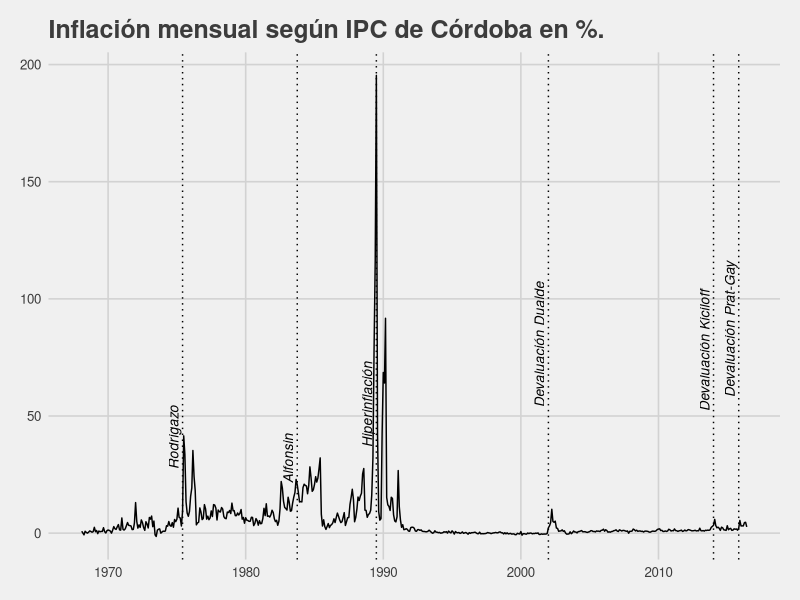
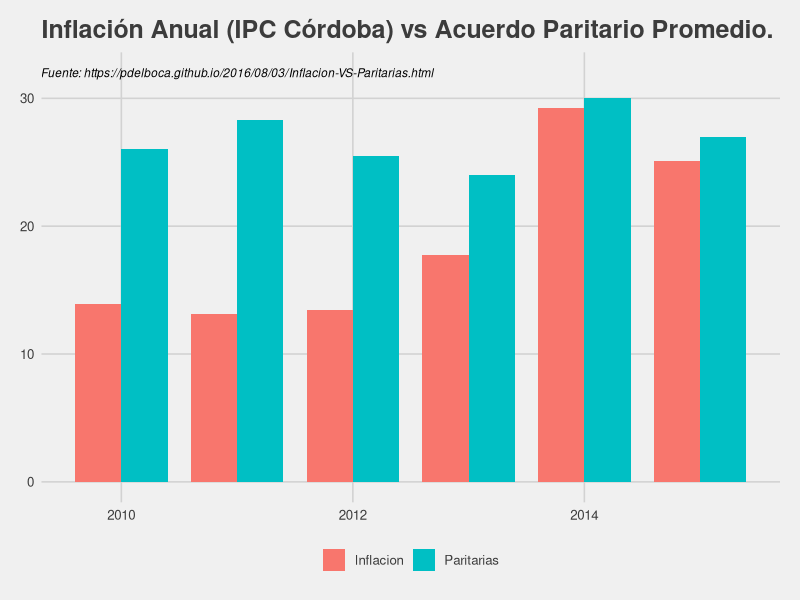

Write R code to recreate these figures, in order.
## ---- chunk 1
knitr::opts_chunk$set(echo = TRUE)
library(ggplot2)
library(ggthemes)
library(lubridate)
library(dplyr)
## ---- chunk 2
# http://estadistica.cba.gov.ar/Publicaciones/InformesEcon%C3%B3micos/tabid/896/language/es-AR/Default.aspx
df <- read.csv('../../static/data/inflacion-vs-paritarias/ipc_cordoba_acumulado.csv', stringsAsFactors = FALSE)
df$variacion <- gsub(',','.',df$variacion)
df$variacion <- as.numeric(df$variacion) * 100
df$variacion <- round(df$variacion, 2)
df$mes <- ymd(df$mes)
df$metrica <- "Inflación"
## ---- chunk 3
mes <- c('1975-06-01','1983-10-01', '1989-07-01', '2002-01-01', '2014-01-01', "2015-11-01")
label <- c("Rodrigazo", "Alfonsin", "Hiperinflación", "Devaluación Dualde", "Devaluación Kiciloff", "Devaluación Prat-Gay")
eventos <- data.frame(mes=ymd(mes), label=label)

ggplot(df, aes(x=mes,y=variacion)) + 
  geom_line() +
  ggtitle("Inflación mensual según IPC de Córdoba en %.") +
  geom_vline(xintercept=as.numeric(eventos$mes), linetype=3) +
  geom_text(data=eventos,mapping=aes(x=mes, y=0, label=label),
            angle=90, vjust=-0.4, hjust=-1, size=3.5, fontface='italic')+
  theme_fivethirtyeight()
## ---- chunk 4
paritarias <- data.frame()
# http://www.ambito.com/diario/533729-en-paritarias-promedio-de-aumentos-alcanzo-el-26
paritarias <- rbind(paritarias, c(2010, 26))
# http://www.iprofesional.com/notas/118935-paritarias-en-2011-los-aumentos-ascendieron-a-283-en-promedio-
paritarias <- rbind(paritarias, c(2011, 28.3))
# http://www.ambito.com/diario/640796-alivio-las-paritarias-cierran-con-24-de-tope
paritarias <- rbind(paritarias, c(2012, 25.5))
# http://www.elciudadanoweb.com/el-numero-clave-de-las-paritarias-2013-es-el-24/
paritarias <- rbind(paritarias, c(2013,24))
# http://www.diaadia.com.ar/cordoba/mayoria-gremios-cerraron-paritarias-30-ciento
paritarias <- rbind(paritarias, c(2014,30))
# http://www.lanacion.com.ar/1794407-anuncian-subas-salariales-del-27-promedio-paritariasa-cinco-gremios
paritarias <- rbind(paritarias, c(2015,27))
names(paritarias) <- c("anio","variacion")
paritarias$metrica <- "Paritarias"

tmp <- df %>% 
  filter(year(mes) %in% c(2010:2015)) %>% 
  #slice(1:70) %>% # Filtrar meses de Gestion Cambiemos y Devaluación del Dolar
  group_by(anio = year(mes)) %>% 
  summarise(variacion = sum(variacion))
tmp$metrica <- "Inflacion"

dataPlot <- rbind(tmp,paritarias)
ggplot(dataPlot, 
       aes(x=anio, 
           y=variacion, 
           fill=metrica, 
           label = paste0(dataPlot$variacion,"%"))
       ) +
  geom_bar(stat="identity", position = "dodge" , width=.8) + 
  ggtitle("Inflación Anual (IPC Córdoba) vs Acuerdo Paritario Promedio.") +
  scale_color_fivethirtyeight("metrica") +
  theme_fivethirtyeight() +
  theme(legend.title=element_blank()) + 
  # annotate("text", x = 2010.5, y = 32, 
  #          label="(Inflación 2015 hasta el mes de Octubre incluido.)", 
  #          fontface="italic", size=3) +
  annotate("text", x = 2011, y = 32, 
           label="Fuente: https://pdelboca.github.io/2016/08/03/Inflacion-VS-Paritarias.html", 
           fontface="italic", size=3)
